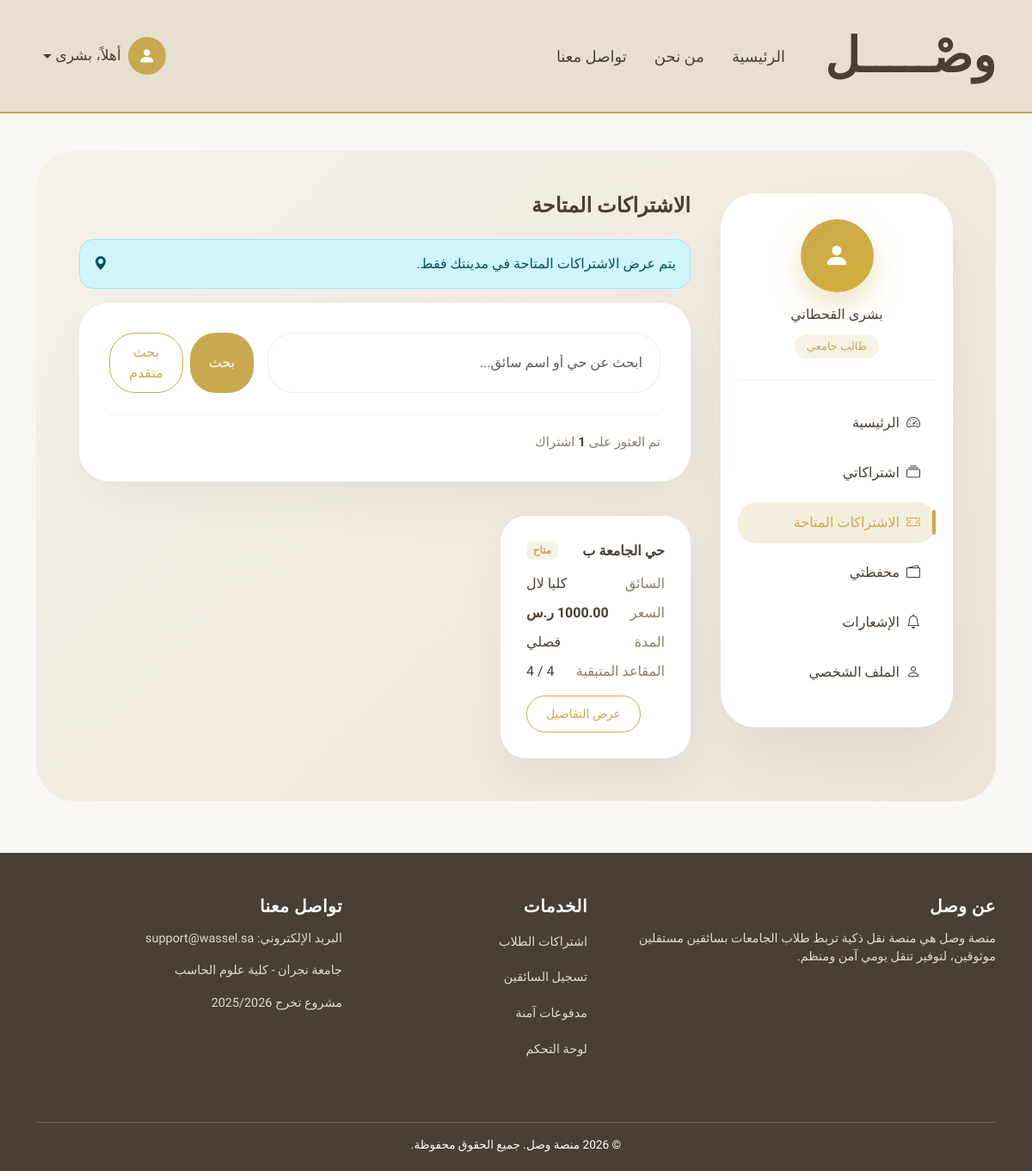
Page /student/subscriptions/ (signed in) on the earlier database version.
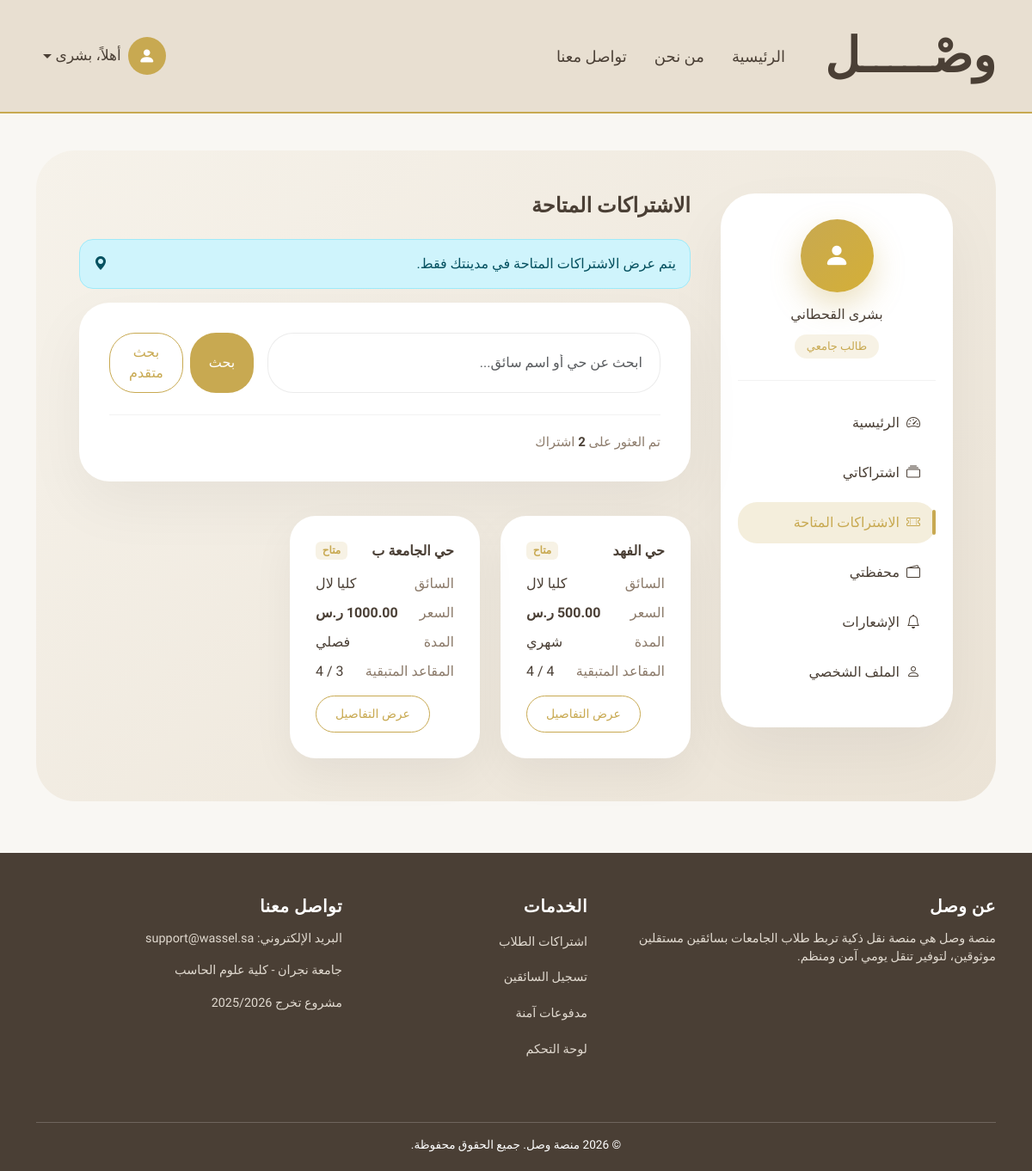
Same page on the later database version.
### accounts/models.py (models this page shows, shortened)
class User(AbstractUser):
    username = None  # حذفنا username رسميًا
    ROLE_CHOICES = (
        ('student', 'طالب'),
        ('driver', 'سائق'),
        ('admin', 'مشرف'),  # 🔥 الجديد
    )
    STATUS_CHOICES = (
        ('active', 'نشط'),
        ('banned', 'محظور'),
    )
    ADMIN_LEVELS = (
        (1, "Super Admin"),
        (2, "Manager"),
    )
    admin_level = models.IntegerField(
        choices=ADMIN_LEVELS,
        null=True,
        blank=True
    )
    email = models.EmailField(unique=True)
    role = models.CharField(
        max_length=20,
        choices=ROLE_CHOICES,
        default='student'
    )
    phone = models.CharField(max_length=20)
    city = models.ForeignKey(
        City,
        on_delete=models.PROTECT,
        related_name="users",
        verbose_name="المدينة"
    )
    status = models.CharField(
        max_length=20,
        choices=STATUS_CHOICES,
        default='active'
    )
    USERNAME_FIELD = "email"
    REQUIRED_FIELDS = ["first_name", "last_name", "phone"]
    objects = CustomUserManager()

### subscriptions/models.py (models this page shows, shortened)
class Subscription(models.Model):
    DURATION_CHOICES = (
        ("monthly", "شهري"),
        ("semester", "فصلي"),
    )
    STATUS_CHOICES = (
        ("active", "Active"),
        ("inactive", "Inactive"),
        ("full", "Full"),
    )
    driver = models.ForeignKey(
        DriverProfile,
        on_delete=models.CASCADE,
        related_name="subscriptions"
    )
    neighborhood = models.CharField(max_length=200)
    price = models.DecimalField(max_digits=8, decimal_places=2)
    seats = models.PositiveIntegerField()
    available_seats = models.PositiveIntegerField()
    duration = models.CharField(
        max_length=20,
        choices=DURATION_CHOICES
    )
    status = models.CharField(
        max_length=20,
        choices=STATUS_CHOICES,
        default="active"
    )
    start_date = models.DateField()
    end_date = models.DateField()
    notes = models.TextField(blank=True, null=True)
    created_at = models.DateTimeField(auto_now_add=True)

### driver/models.py (models this page shows, shortened)
class DriverProfile(models.Model):
    VERIFICATION_STATUS = (
        ("incomplete", "غير مكتمل"),
        ("pending", "قيد المراجعة"),
        ("approved", "مقبول"),
        ("rejected", "مرفوض"),
    )
    user = models.OneToOneField(
        settings.AUTH_USER_MODEL,
        on_delete=models.CASCADE,
        related_name="driver_profile"
    )
    id_document_image = CloudinaryField(
        'image',
        folder='wasl/drivers/docs',
        blank=True,
        null=True
    )
    driving_license_image = CloudinaryField(
        'image',
        folder='wasl/drivers/docs',
        blank=True,
        null=True
    )
    vehicle_registration_image = CloudinaryField(
        'image',
        folder='wasl/drivers/vehicle',
        blank=True,
        null=True
    )
    vehicle_insurance_image = CloudinaryField(
        'image',
        folder='wasl/drivers/vehicle',
        blank=True,
        null=True
    )
    vehicle_front_image = CloudinaryField(
        'image',
        folder='wasl/drivers/vehicle',
        blank=True,
        null=True
    )
    vehicle_back_image = CloudinaryField(
        'image',
        folder='wasl/drivers/vehicle',
        blank=True,
        null=True
    )
    vehicle_side_image = CloudinaryField(
        'image',
        folder='wasl/drivers/vehicle',
        blank=True,
        null=True
    )
    vehicle_model = models.CharField(
        max_length=100,
        blank=True,
        null=True
    )
    verification_status = models.CharField(
        max_length=20,
        choices=VERIFICATION_STATUS,
        default="incomplete"
    )
    rejection_reason = models.TextField(
        blank=True,
        null=True
    )
    submitted_at = models.DateTimeField(auto_now_add=True)
    updated_at = models.DateTimeField(auto_now=True)
    reviewed_at = models.DateTimeField(blank=True, null=True)

### student/views.py (the view)
# urls.py: path("subscriptions/", views.available_subscriptions, name="subscriptions"),
@login_required
def available_subscriptions(request):
    if request.user.role != "student":
        return redirect("main:index")
    search_query = request.GET.get("search", "").strip()
    duration = request.GET.get("duration", "")
    min_price = request.GET.get("min_price", "")
    max_price = request.GET.get("max_price", "")
    sort = request.GET.get("sort", "")
    subscriptions = Subscription.objects.filter(
        status="active",
        available_seats__gt=0,
        driver__user__city=request.user.city
    ).select_related("driver__user")
    if search_query:
        subscriptions = subscriptions.filter(
            Q(neighborhood__icontains=search_query) |
            Q(driver__user__first_name__icontains=search_query) |
            Q(driver__user__last_name__icontains=search_query)
        )
    if duration:
        subscriptions = subscriptions.filter(duration=duration)
    if min_price:
        try:
            subscriptions = subscriptions.filter(price__gte=float(min_price))
        except ValueError:
            pass
    if max_price:
        try:
            subscriptions = subscriptions.filter(price__lte=float(max_price))
        except ValueError:
            pass
    if sort == "price_asc":
        subscriptions = subscriptions.order_by("price")
    elif sort == "price_desc":
        subscriptions = subscriptions.order_by("-price")
    elif sort == "seats":
        subscriptions = subscriptions.order_by("-available_seats")
    else:
        subscriptions = subscriptions.order_by("-created_at")
    results_count = subscriptions.count()
    context = {
        "subscriptions": subscriptions,
        "search_query": search_query,
        "duration": duration,
        "min_price": min_price,
        "max_price": max_price,
        "sort": sort,
        "results_count": results_count,
    }
    return render(request, "student/subscriptions.html", context)

### student/templates/student/subscriptions.html (shortened to what this page needs)
{% extends "student/base_student.html" %}
{% block student_content %}
<h4 class="fw-bold mb-4">الاشتراكات المتاحة</h4>
<div class="alert alert-info rounded-4 d-flex align-items-center justify-content-between">
    <div>
        يتم عرض الاشتراكات المتاحة في مدينتك فقط.
    </div>
    <i class="bi bi-geo-alt-fill"></i>
</div>
<form method="get">
    <div class="search-container">
        <div class="d-flex flex-column flex-md-row gap-3 align-items-stretch">
            <input type="text"
                   name="search"
                   class="form-control search-input"
                   placeholder="ابحث عن حي أو اسم سائق..."
                   value="{{ search_query|default:'' }}">
            <div class="d-flex gap-2">
                <button type="submit" class="btn btn-wassel-primary flex-fill">
                    بحث
                </button>
                <button class="btn btn-wassel-outline flex-fill"
                        type="button"
                        data-bs-toggle="collapse"
                        data-bs-target="#advancedSearch">
                    بحث متقدم
                </button>
            </div>
        </div>
        <div class="search-footer">
            <div class="results-count">
                تم العثور على <strong>{{ results_count }}</strong> اشتراك
            </div>
        </div>
    </div>
</form>
<div class="row g-4">
    {% for sub in subscriptions %}
    <div class="col-md-6 col-lg-4">
        <div class="subscription-card">
            <div class="d-flex justify-content-between align-items-center mb-3">
                <h6 class="fw-bold mb-0">{{ sub.neighborhood }}</h6>
                {% if sub.available_seats <= 2 %}
                    <span class="badge bg-warning text-dark">
                        مقاعد قليلة
                    </span>
                {% else %}
                    <span class="badge" style="background-color: rgba(200,169,81,0.15); color: var(--accent-color);">
                        متاح
                    </span>
                {% endif %}
            </div>
            <div class="info-row">
                <span>السائق</span>
                <span>{{ sub.driver.user.get_full_name }}</span>
            </div>
            <div class="info-row">
                <span>السعر</span>
                <span class="fw-semibold">{{ sub.price }} ر.س</span>
            </div>
            <div class="info-row">
                <span>المدة</span>
                <span>{{ sub.get_duration_display }}</span>
            </div>
            <div class="info-row">
                <span>المقاعد المتبقية</span>
                <span>{{ sub.available_seats }} / {{ sub.seats }}</span>
            </div>
            <div class="mt-3 text-end">
                <a href="{% url 'student:subscription_detail_view' sub.id %}"
                   class="btn btn-wassel-outline btn-sm">
                    عرض التفاصيل
                </a>
            </div>
        </div>
    </div>
    {% empty %}
    <div class="text-center text-muted mt-5">
        لا توجد اشتراكات مطابقة للبحث.
    </div>
    {% endfor %}
</div>
{% endblock %}

### student/templates/student/base_student.html (shortened to what this page needs)
{% extends "base.html" %}
{% block content %}
<div class="student-page-bg">
    <div class="student-layout">
        <div class="student-sidebar d-none d-lg-block">
            <div class="student-profile-box">
                <div class="student-avatar">
                    <i class="bi bi-person-fill"></i>
                </div>
                <h6 class="mt-3 mb-1">{{ user.get_full_name }}</h6>
                <span class="student-status">طالب جامعي</span>
            </div>
            <a href="{% url 'student:dashboard' %}"
               class="student-link {% if request.resolver_match.url_name == 'dashboard' %}active{% endif %}">
                <i class="bi bi-speedometer2 me-2"></i>
                الرئيسية
            </a>
            <a href="{% url 'student:my_subscriptions' %}"
            class="student-link {% if request.resolver_match.url_name == 'my_subscriptions' %}active{% endif %}">
                <i class="bi bi-collection me-2"></i>
                اشتراكاتي
            </a>
            <a href="{% url 'student:subscriptions' %}"
               class="student-link {% if request.resolver_match.url_name == 'subscriptions' %}active{% endif %}">
                <i class="bi bi-ticket-perforated me-2"></i>
                الاشتراكات المتاحة
            </a>
            <a href="{% url 'payment:wallet' %}"
            class="student-link {% if request.resolver_match.url_name == 'wallet' %}active{% endif %}">
                <i class="bi bi-wallet2 me-2"></i>
                محفظتي
            </a>
            <a href="{% url 'student:notifications' %}"
                class="student-link {% if request.resolver_match.url_name == 'notifications' %}active{% endif %}">
                <i class="bi bi-bell me-2"></i>
                الإشعارات
            </a>
            <a href="{% url 'student:profile' %}"
               class="student-link {% if request.resolver_match.url_name == 'profile' %}active{% endif %}">
                <i class="bi bi-person me-2"></i>
                الملف الشخصي
            </a>
        </div>
        <div class="student-content">
            {% block student_content %}{% endblock %}
        </div>
    </div>
</div>
{% endblock %}

### templates/base.html (shortened to what this page needs)
{% load static %}
<!DOCTYPE html>
<html lang="ar" dir="rtl">
<head>
    <link href="https://cdn.jsdelivr.net/npm/bootstrap-icons/font/bootstrap-icons.css" rel="stylesheet">
    <link href="https://cdn.jsdelivr.net/npm/bootstrap@5.3.2/dist/css/bootstrap.rtl.min.css" rel="stylesheet">
</head>
<body>
    <nav class="navbar navbar-expand-lg fixed-top custom-navbar">
        <div class="container">
            <a class="navbar-brand" href="{% url 'main:index' %}">وصْـــــل</a>
            <div class="collapse navbar-collapse" id="navbarNav">
                <ul class="navbar-nav align-items-center me-auto">
                    <li class="nav-item mx-2">
                        <a class="nav-link {% if request.resolver_match.url_name == 'index' %}active-link{% endif %}"
                            href="{% url 'main:index' %}">
                            الرئيسية
                        </a>
                    </li>
                    <li class="nav-item mx-2">
                        <a class="nav-link {% if request.resolver_match.url_name == 'about' %}active-link{% endif %}"
                            href="{% url 'main:about' %}">
                            من نحن
                        </a>
                    </li>
                    <li class="nav-item mx-2">
                        <a class="nav-link {% if request.resolver_match.url_name == 'contact' %}active-link{% endif %}"
                            href="{% url 'main:contact' %}">
                            تواصل معنا
                        </a>
                    </li>
                </ul>
                <ul class="navbar-nav align-items-center">
                    {% if user.is_authenticated %}
                    <li class="nav-item dropdown user-dropdown">
                        <a class="nav-link dropdown-toggle d-flex align-items-center user-trigger" href="#"
                            role="button" data-bs-toggle="dropdown" aria-expanded="false">
                            <div class="user-icon">
                                <i class="bi bi-person-fill"></i>
                            </div>
                            <span class="user-name ms-2">
                                أهلاً، {{ user.first_name }}
                            </span>
                        </a>
                    </li>
                    {% endif %}
                </ul>
            </div>
        </div>
    </nav>
    <main class="container">
                    {% block content %}
                    {% endblock %}
    </main>
    <footer>
        <div class="container">
            <div class="row">
                <div class="col-md-5 mb-4">
                    <h5>عن وصل</h5>
                    <p>
                        منصة وصل هي منصة نقل ذكية تربط طلاب الجامعات
                        بسائقين مستقلين موثوقين، لتوفير تنقل يومي آمن ومنظم.
                    </p>
                </div>
                <div class="col-md-3 mb-4">
                    <h5>الخدمات</h5>
                    <ul class="list-unstyled">
                        <li><a href="#">اشتراكات الطلاب</a></li>
                        <li><a href="#">تسجيل السائقين</a></li>
                        <li><a href="#">مدفوعات آمنة</a></li>
                        <li><a href="#">لوحة التحكم</a></li>
                    </ul>
                </div>
                <div class="col-md-4 mb-4">
                    <h5>تواصل معنا</h5>
                    <p>البريد الإلكتروني: support@wassel.sa</p>
                    <p>جامعة نجران - كلية علوم الحاسب</p>
                    <p>مشروع تخرج 2025/2026</p>
                </div>
            </div>
            <div class="footer-bottom">
                © 2026 منصة وصل. جميع الحقوق محفوظة.
            </div>
        </div>
    </footer>
</body>
</html>

Differences in the rows shown:
added Subscription: neighborhood "حي الفهد", available_seats "متاح", driver.user.get_full_name "كليا لال", price "500.00", duration "شهري", seats "4"
Other differences:
{{ results_count }}: "1" → "2"
